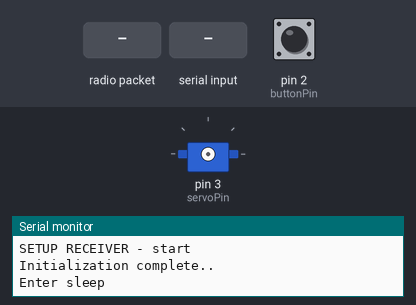
A sketch run on a simulated Arduino Uno, built with avr-gcc and run on an emulated ATmega328P. Shown: servo, the last lines printed to the serial monitor. Inputs (shaded band) come from the test bench; at power-on: pin 2 (buttonPin) HIGH. No radio packets arrive unless stated.

Above: at 1.3 s.
1.4 s: pin 2 (buttonPin) pulled LOW for 0.2 s
6.6 s: radio packet "close" arrives
19.7 s: "open" received over Serial
At 20.5 s:
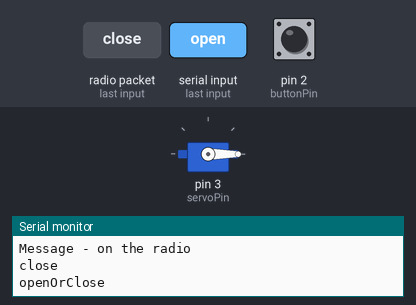
31.8 s: radio packet "open" arrives
44.9 s: radio packet "o" arrives
58.0 s: radio packet "c" arrives
Timing chart, 0 to 61.0 s (numbered marks = the images above; inputs shaded):
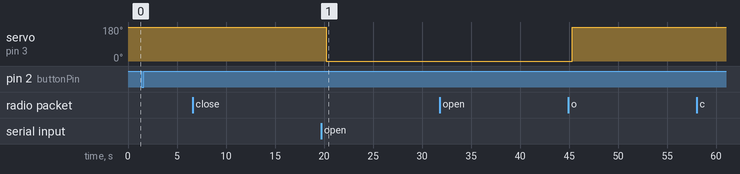

The sketch:

motor.ino
```cpp
#include <SPI.h>
#include <nRF24L01.h>
#include <RF24.h>
#include <Servo.h>
#include <Wire.h>
#include <Arduino.h>
#include <avr/sleep.h>
#include <avr/power.h>
#include <avr/wdt.h>
#include <LowPower.h>

#define DEFAULT_SPEED "2" // 1 or 2

int servoPin = 3;
int buttonPin = 2;


RF24 radio(7, 8); //CE, CSN
const byte address[6] = "00001";
Servo servo;
char receivedChar;
bool runServo = false;

void setup() {
  Serial.begin(9600);
  Serial.println("SETUP RECEIVER - start");

  radio.begin();
  radio.openReadingPipe(0, address);
  radio.setPALevel(RF24_PA_MIN);
  radio.startListening();

  pinMode(buttonPin, INPUT_PULLUP);

  // Avoid Randomly Vibrating when turning on
  //XXX not helping too much
  //  servo.attach(servoPin);
  //  servo.write(90);
  //  delay(200);
  //  servo.detach();

  // watchdog config for 8s sleep
  //  MCUSR &= ~(1 <<WDRF);
  //  WDTCSR |= (1<<WDCE) | (1<<WDE);
  //  WDTCSR = 1<<WDP0 | 1<<WDP3; // 8.0 seconds
  //  WDTCSR |= _BV(WDIE);

  Serial.println("Initialization complete..");
  delay(100);
}

void wakeUp() {
    // Just a handler for the pin interrupt.
    Serial.println("Brutal wake up");
    runServo = true;
}

void loop() {

//   Serial.println("Battery level: " + getBatteryLevel());
//   delay(500);
//   Serial.println("Vcc: " + readVcc());
  attachInterrupt(digitalPinToInterrupt(buttonPin), wakeUp, FALLING);

  Serial.println("Enter sleep");
  delay(500);
  enterSleep();
  LowPower.powerDown(SLEEP_4S, ADC_OFF, BOD_OFF);
  delay(500);
  Serial.println("Wake up");

  detachInterrupt(digitalPinToInterrupt(buttonPin));

  if (radio.available()) {
    Serial.println("Message - on the radio");
    char text[32] = "";
    radio.read(&text, sizeof(text));
    Serial.println(text);
    radio.flush_rx();
    if (strcmp(text, "open") == 0) {
      openOrClose(0);
    } else if (strcmp(text, "close") == 0) {
      openOrClose(1);
    }
  }

  if (digitalRead(buttonPin) == LOW || runServo) {
    openOrClose(0);
    runServo = false;
  }

  delay(100);
}

void serialEvent() {
  if (Serial.available() > 0) {
    Serial.println("Message - on the serial");
    receivedChar = Serial.read();
    if (receivedChar == 'o') {
      openOrClose(1);
    } else if (receivedChar == 'c') {
      openOrClose(0);
    }
  }
}

void openOrClose(int direction) {
  Serial.println("openOrClose");
  int theSpeed = 2;
  int theDuration = 10 * 1000;
  int dutyCycle = calculateDutyCycleFromSpeedAndDirection(theSpeed, direction);

  servo.attach(servoPin);
  servo.write(dutyCycle);
  delay(theDuration);
  servo.detach();

}

int calculateDutyCycleFromSpeedAndDirection(int speed, int direction){
  if(speed == 1 && direction == 1){
    return 80;
  } else if(speed == 2 && direction == 1){
    return 0;
  } else if(speed == 1 && direction == 0){
    return 95;
  } else if(speed == 2 && direction == 0){
    return 180;
  } else{
    return 180;
  }
}

long readVcc() {
  long result;
  ADMUX = _BV(REFS0) | _BV(MUX3) | _BV(MUX2) | _BV(MUX1);
  delay(2);
  ADCSRA |= _BV(ADSC);
  while (bit_is_set(ADCSRA, ADSC));
  result = ADCL;
  result |= ADCH<<8;
  result = 1126400L / result;
  return result;
}

int getBatteryLevel() {
  int result = (readVcc() - 2000) / 10;

  if (result > 100)
    result = 100;
  if (result < 0)
    result = 0;
  return result;
}

void enterSleep() {
  set_sleep_mode(SLEEP_MODE_PWR_SAVE);
  sleep_enable();

  sleep_disable();
  power_all_enable();
}
```
